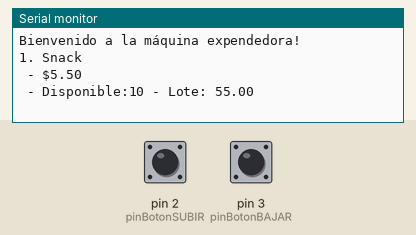
Bench run of a sketch on a simulated Arduino Uno, built with avr-gcc and run on an emulated ATmega328P. On the bench: the last lines printed to the serial monitor. The inputs (shaded band) are chosen by the test bench; at power-on: pin 2 (pinBotonSUBIR) HIGH, pin 3 (pinBotonBAJAR) HIGH.

Above: at 1.2 s.
1.3 s: pin 2 (pinBotonSUBIR) pulled LOW for 0.15 s
At 2.0 s:
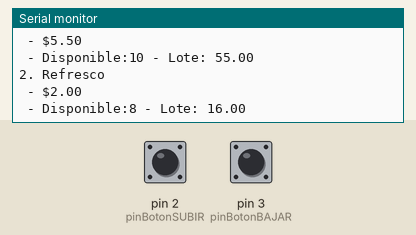
3.0 s: pin 3 (pinBotonBAJAR) pulled LOW for 1 s
At 3.57 s:
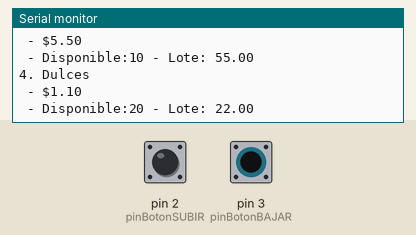
Timing chart, 0 to 6.0 s (numbered marks = the images above; inputs shaded):
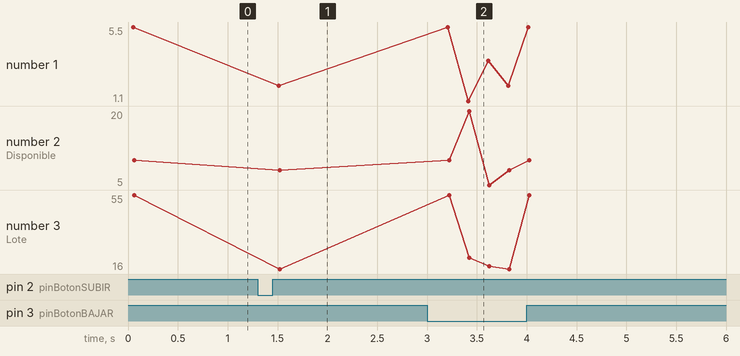

The sketch:

sketch_mar30a.ino
```cpp
#define DWH(pin) digitalWrite(pin, HIGH)
#define DWL(pin) digitalWrite(pin, LOW)
#define SP Serial.print
#define SPL Serial.println
#define SB Serial.begin
#define DR digitalRead

// Definimos un struct para cada producto
struct Producto {
  String nombre; // Nombre del producto
  int cantidad; // Cantidad disponible
  float precio; // Precio del producto
  float precio_lote; // Precio del lote completo
};

Producto snack = {"Snack", 10, 5.50, 55.0};// multiplico cantidad x precio para obtener el precio del lote
Producto refresco = {"Refresco", 8, 2.00, 16.0};
Producto sandwich = {"Sandwich", 5, 3.50, 17.5};
Producto dulces = {"Dulces", 20, 1.10, 22.0};

int pinBotonSUBIR = 2;
int pinBotonBAJAR = 3;
int pinBotonSELECCION = 4;
int pinLED = 13;

Producto productos[] = {snack, refresco, sandwich, dulces};
int opcion = 0; // variable para almacenar la opción seleccionada


void setup() {
  SB(9600);
  pinMode(pinBotonSUBIR, INPUT_PULLUP);
  pinMode(pinBotonBAJAR, INPUT_PULLUP);
  pinMode(pinBotonSELECCION, INPUT_PULLUP);
   SPL("Bienvenido a la máquina expendedora!");
  SP(opcion + 1);
  SP(". ");
  SPL(productos[opcion].nombre);
  SP(" - $");
  SPL(productos[opcion].precio);
  SP(" - Disponible:");
  SP(productos[opcion].cantidad);
  SP(" - Lote: ");
  SPL(productos[opcion].precio_lote);
}

void loop() {
  // Esperamos a que se presione el botón de subir
  if (DR(pinBotonSUBIR) == LOW) {
    opcion++;
    if (opcion > 3) {
      opcion = 0;
    }
    delay(200);
     SP(opcion + 1);
  SP(". ");
  SPL(productos[opcion].nombre);
  SP(" - $");
  SPL(productos[opcion].precio);
  SP(" - Disponible:");
  SP(productos[opcion].cantidad);
  SP(" - Lote: ");
  SPL(productos[opcion].precio_lote);
  }

  // Esperamos a que se presione el botón de bajar
  if (DR(pinBotonBAJAR) == LOW) {
    opcion--;
    if (opcion < 0) {// si menu llega a cero se salta al ultimo numero
      opcion = 3;
    }

    delay(200);
  SP(opcion + 1);
  SP(". ");
  SPL(productos[opcion].nombre);
  SP(" - $");
  SPL(productos[opcion].precio);
  SP(" - Disponible:");
  SP(productos[opcion].cantidad);
  SP(" - Lote: ");
  SPL(productos[opcion].precio_lote);

  }
}
```

Measured:
- after the input at 1.3 s, the serial monitor: prints a new line after 0.20 s (image 1)
- after the input at 3.0 s, the serial monitor: prints a new line after 0.40 s (image 2)
- plotted number 1: 5.5 → 2 after the input at 1.3 s
- plotted number 2: 10 → 8 after the input at 1.3 s
- plotted number 3: 55 → 16 after the input at 1.3 s
